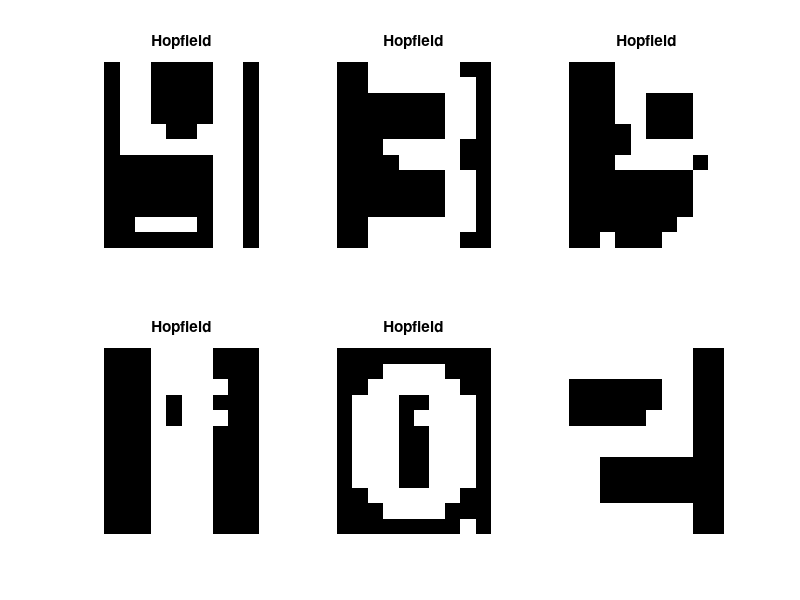
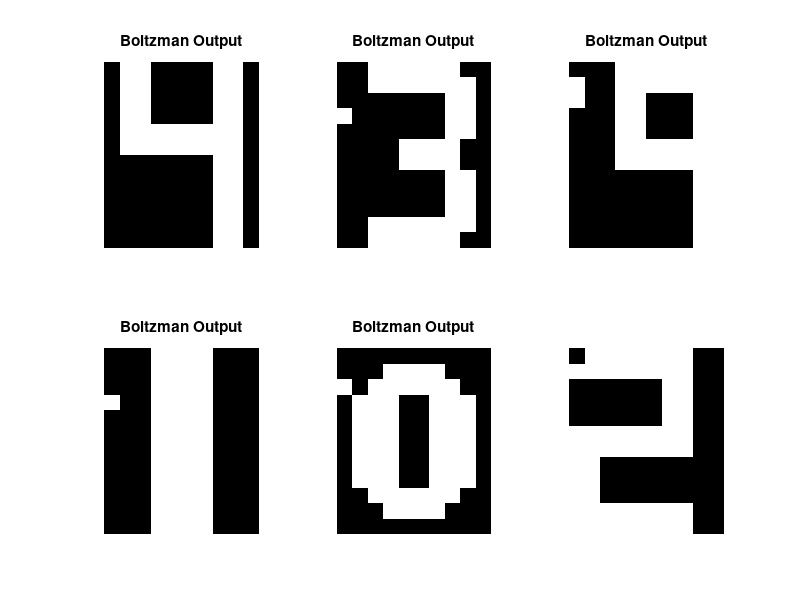

Write MATLAB code to recreate these figures, in order.
clc;close all;clear all;
load Task1_data.mat;

%%
%Hopfield Start

%all digits matrix form
%learning
X=zeros(120,8)
X1=zeros(120,1)
for i=1:8
X1(:)=digits(:,:,i)
X(:,i)=X1;
end
Y=X; %output same as input

% % weights of all digits are adding initally and keeping as memory
% W1=zeros(120,120)
% for v=1:8
% X1=digits(:,:,v);
% X=X1(:); %colunm wise taking noteeeee
% Y=X;
% W=Y*X'
% W1=W1+W
% end
% %in this W COLUNM 1 IS 1ST OUPUT AND ALL INPUTS

% pinv works and giving best for auto associative meory
W=Y*pinv(X);
% diagonal zero pinv for autocoreelation symentric matrix
for h=1:120
W(h,h)=0;
end
% 
% %correlation works best for hetro association
% W=Y*X'; %Y=X Auto association matrix form adding weights
% % diagonal zero
% W=W-8*eye(120); %8 digits memory it has
% % training done fixed weights

%testing for convergence
ip=heavily_distorted_digits; %input unkown distorted digits
opt=zeros(12,10,6);
for t=1:6 %6 heavily distorted digits
onedigit=ip(:,:,t);
onedigitr=onedigit(:); %digit to colunm
s0=onedigitr; %initialising state vector using noisy input vector
% r2=s0' %obs randperm takes row vector even if colunm vector
s1=zeros(120,1);
Wn=zeros(120,120);
qa=0;p=2; %qq counter if while for loops counting
%   while p>1  %converging criteria s remains unchanged
    for loop=1
    qa=qa+1; %counter
    j=randperm(length(s0)); %each loop randmoizing

    theta=0; %must be thetaj though kept 0 for now so no need
%updating where j is choosen randomly matrix way 

for u=1:120
    s1(j(u),1)=sign(W(j(u),:)*s0-theta);
    %s1 each digit rowsdata state j is different digits
%s0 old state s1 new state
end

%repeats updating until s remains unchanged using while only
% 
if (s1==s0) %converging criteria s remains unchanged
   p=0 %p is taken 2 initally and  stops when no change in states
end

s0=s1; %new state replacing old state each loop
%output is final state
 end

%output displaying automatically every digit after correcting digit
op=vec2mat(s1,12)'; 
opt(:,:,t)=op;
figure (1)
title('Hopfield')
subplot(2,3,t)
imshow(op)
hold on
end

%each digit over
% if (s1==s0) %obs its last value digit only checking
%     %     display( ' changed states converging')
% end   
%Hopfield end

%%
    
% for Q=1:6
%     subplot(2,3,Q)
%     imshow(ip(:,:,Q))
% figure (3) %for comparing with old ones input
% title('Input Heavily Distorted Digits')
% hold on
% end


%%
%stochastic boltzman since it stablized 
%at other points than desired ones in local minimums

for ff=1:6
pot=opt(:,:,ff);
pt=pot(:);
%not choosen w randomly j
theta=0; %bias
% T=120%temperature constant
% for loop=1:4
q=0;    T=1; %4 for Hopfield output 7 but high randomness in zero to get
%as t is zero it approaches hopfield 
%for now keeping zero for testing hopfield
u=zeros(120,1);s5=zeros(120,1);
ss=zeros(120,1);

xi=pt;p=2;
% while T<0.01 
%stopping condition can be t reaches to zero 
%as no change in optimum after reaching boltzman same as boltzman
%     q=q+1
 for loop=1
%  while p>1  %converging criteria s remains u  nchanged

for j=1:120
u(j)=W(j,:)*xi-theta;
p(j)=1/(1+exp(-(u(j))/T)); %pj is giving alwasys CLOSE TO 0 or 1 check
%since its probability and random we are comparing 
%with random value and if high probability then no doubt it will
%give 1 sometimes even if high probability it may come 0
%the rand takes care of this randomnesssssssss by comparing

if rand<=p(j) 
    ss(j,1)=+1;
else
    ss(j,1)=-1;
end
T=0.7*T; %new state as less T faster reaches to zero and hopfield
%high scalar multiplier slower it reaches to zero aftr iteration
end

xi=ss;
end
figure(2)
title('Boltzman Output')
opp=vec2mat(xi,12)';
subplot(2,3,ff)
imshow(opp)
hold on
end
